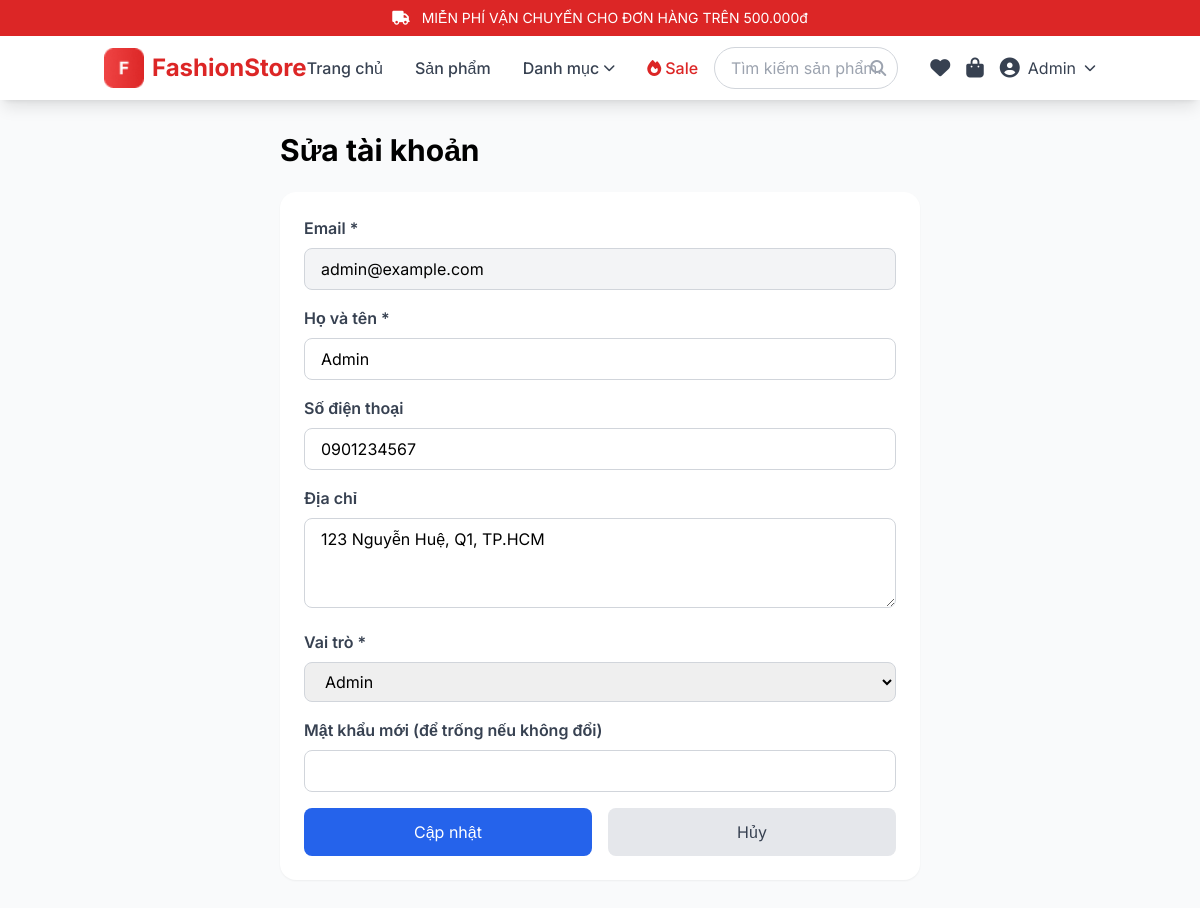
/admin/edit-user/admin@example.com (signed in), run on the app's committed database.
### database.py (models this page shows)
class User(db.Model):
    __tablename__ = 'users'
    email = db.Column(db.String(120), primary_key=True)
    password = db.Column(db.String(200), nullable=False)
    role = db.Column(db.String(20), default='user')
    name = db.Column(db.String(100), nullable=False)
    phone = db.Column(db.String(20))
    address = db.Column(db.Text)
    wishlist = db.Column(db.Text)  # JSON array
    created_at = db.Column(db.DateTime, default=datetime.now)
    orders = db.relationship('Order', backref='user', lazy=True)
    def to_dict(self):
        return {
            'email': self.email,
            'password': self.password,
            'role': self.role,
            'name': self.name,
            'phone': self.phone,
            'address': self.address,
            'wishlist': json.loads(self.wishlist) if self.wishlist else [],
            'orders': [order.id for order in self.orders],
            'created_at': self.created_at.isoformat() if self.created_at else None
        }

### flask_clothing_store.py (the view, shortened to what this page needs)
@app.route('/admin/edit-user/<email>', methods=['GET', 'POST'])
@admin_required
def admin_edit_user(email):
    user = User.query.get(email)
    if not user:
        flash('Tài khoản không tồn tại', 'error')
        return redirect('/admin/users')
    return render_template('admin/user_form.html', user=user.to_dict())

### flask_clothing_store.py (called while the page is built)
def admin_required(f):
    @wraps(f)
    def decorated_function(*args, **kwargs):
        if 'user' not in session or session['user']['role'] != 'admin':
            flash('Bạn không có quyền truy cập trang này', 'error')
            return redirect(url_for('home'))
        return f(*args, **kwargs)
    return decorated_function

def get_cart():
    return session.get('cart', [])

def get_wishlist():
    user_email = session.get('user', {}).get('email')
    if user_email:
        user = User.query.get(user_email)
        if user:
            return json.loads(user.wishlist) if user.wishlist else []
    return []

def get_categories():
    categories = db.session.query(Product.category).distinct().all()
    return [c[0] for c in categories]

@app.context_processor
def utility_processor():
    return {
        'now': datetime.datetime.now(),
        'wishlist_count': lambda: len(get_wishlist()),
        'cart_count': lambda: len(get_cart()),
        'format_price': format_price,
        'get_featured_products': get_featured_products,
        'get_best_sellers': get_best_sellers,
        'get_categories': get_categories,
        'get_wishlist': get_wishlist
    }

### templates/admin/user_form.html (shortened to what this page needs)
{% extends "base.html" %}
{% block content %}
<div class="container mx-auto px-4 py-8 max-w-2xl">
    <h1 class="text-3xl font-bold mb-6">{% if user %}Sửa tài khoản{% else %}Thêm tài khoản mới{% endif %}</h1>
    <div class="bg-white rounded-2xl shadow-sm p-6">
        <form method="POST">
            <div class="mb-4">
                <label class="block text-gray-700 font-semibold mb-2">Email *</label>
                <input type="email" name="email" value="{{ user.email if user else '' }}"
                       {% if user %}readonly{% endif %}
                       class="w-full px-4 py-2 border border-gray-300 rounded-lg focus:ring-2 focus:ring-blue-500 {% if user %}bg-gray-100{% endif %}"
                       required>
            </div>
            <div class="mb-4">
                <label class="block text-gray-700 font-semibold mb-2">Họ và tên *</label>
                <input type="text" name="name" value="{{ user.name if user else '' }}"
                       class="w-full px-4 py-2 border border-gray-300 rounded-lg focus:ring-2 focus:ring-blue-500"
                       required>
            </div>
            <div class="mb-4">
                <label class="block text-gray-700 font-semibold mb-2">Số điện thoại</label>
                <input type="tel" name="phone" value="{{ user.phone if user else '' }}"
                       class="w-full px-4 py-2 border border-gray-300 rounded-lg focus:ring-2 focus:ring-blue-500">
            </div>
            <div class="mb-4">
                <label class="block text-gray-700 font-semibold mb-2">Địa chỉ</label>
                <textarea name="address" rows="3"
                          class="w-full px-4 py-2 border border-gray-300 rounded-lg focus:ring-2 focus:ring-blue-500">{{ user.address if user else '' }}</textarea>
            </div>
            <div class="mb-4">
                <label class="block text-gray-700 font-semibold mb-2">Vai trò *</label>
                <select name="role" class="w-full px-4 py-2 border border-gray-300 rounded-lg focus:ring-2 focus:ring-blue-500" required>
                    <option value="admin" {% if user and user.role == 'admin' %}selected{% endif %}>Admin</option>
                </select>
            </div>
            {% if not user %}
            <div class="mb-4">
                <label class="block text-gray-700 font-semibold mb-2">Mật khẩu *</label>
                <input type="password" name="password"
                       class="w-full px-4 py-2 border border-gray-300 rounded-lg focus:ring-2 focus:ring-blue-500"
                       required>
            </div>
            {% else %}
            <div class="mb-4">
                <label class="block text-gray-700 font-semibold mb-2">Mật khẩu mới (để trống nếu không đổi)</label>
                <input type="password" name="new_password"
                       class="w-full px-4 py-2 border border-gray-300 rounded-lg focus:ring-2 focus:ring-blue-500">
            </div>
            {% endif %}
            <div class="flex space-x-4">
                <button type="submit" class="flex-1 bg-blue-600 text-white px-6 py-3 rounded-lg hover:bg-blue-700 transition">
                    {% if user %}Cập nhật{% else %}Thêm tài khoản{% endif %}
                </button>
                <a href="/admin/users" class="flex-1 bg-gray-200 text-gray-700 px-6 py-3 rounded-lg hover:bg-gray-300 transition text-center">
                    Hủy
                </a>
            </div>
        </form>
    </div>
</div>
{% endblock %}

### templates/base.html (style rules this page uses)
* { font-family: 'Inter', sans-serif; }

### data on the page
User: email "admin@example.com", name "Admin", phone "0901234567", address "123 Nguyễn Huệ, Q1, TP.HCM", role "Admin"

### other printed values
{{ session['user']['name'] }} "Admin"
